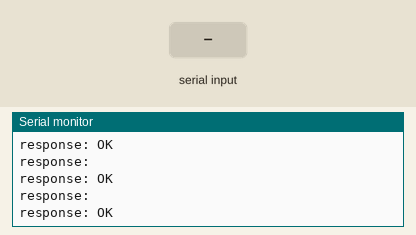
Simulated run of this sketch. Board: Arduino Uno, built with avr-gcc and run on an emulated ATmega328P. Parts: the last lines printed to the serial monitor. The inputs (shaded band) are chosen by the test bench. The modem accepts every AT command (registered, SIM ready, sends succeed) and sends nothing else.

Above: at 3.2 s.
3.3 s: "1\n" received over the second serial link
At 4.2 s:
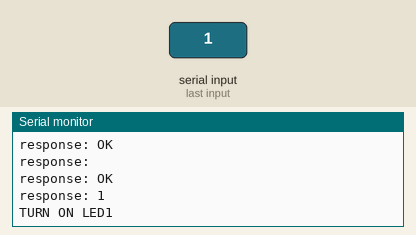
4.8 s: "2\n" received over the second serial link
At 5.3 s:
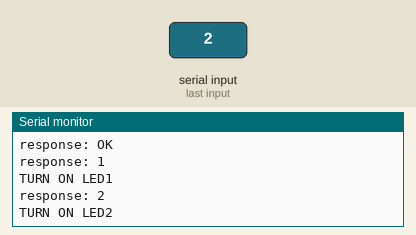

The sketch:

john_sms_receive_test.ino
```cpp
#include <SoftwareSerial.h>

#define LED1 2
#define LED2 3
#define LED3 4

SoftwareSerial mySerial(7, 8);

void initGSM(){
 mySerial.print("ATE0\r");
 mySerial.print("AT\r");
 mySerial.print("AT+CMGF=1\r");
 mySerial.print("AT+CNMI=1,2,0,0,0\r");
}

void setup() {
  mySerial.begin(19200);               // the GPRS baud rate
  Serial.begin(19200);    // the GPRS baud rate
  delay(2000);
  //initialize GMS for receiving
  initGSM();
}

void loop() {
  String response;
  bool begin = false;
  bool end = false;

  while (!end) {
    if (mySerial.available() > 0)
    {
      begin = true;
      response = mySerial.readStringUntil('\n');
      Serial.println("response: "+response);
      end = true;
    }
  }

     if(response.startsWith("1")){
       clearLeds();
       turnOnLed1();
     } else if(response.startsWith("2")){
       clearLeds();
       turnOnLed2();
     } else if(response.startsWith("3")){
       clearLeds();
       turnOnLed3();
     }
}

void ShowSerialData()
{
  while(mySerial.available()!=0)
    Serial.write(mySerial.read());
}

void turnOnLed1(){
  digitalWrite(LED1,HIGH);
  Serial.println("TURN ON LED1");
}

void turnOnLed2(){
  digitalWrite(LED2,HIGH);
  Serial.println("TURN ON LED2");
}

void turnOnLed3(){
  digitalWrite(LED3,HIGH);
  Serial.println("TURN ON LED3");
}


void clearLeds(){
  digitalWrite(LED1,LOW);
  digitalWrite(LED2,LOW);
  digitalWrite(LED3,LOW);
}
```

Measured:
- after the input at 3.3 s, the serial monitor: prints a new line at once (image 1)
- after the input at 4.8 s, the serial monitor: prints a new line at once (image 2)
